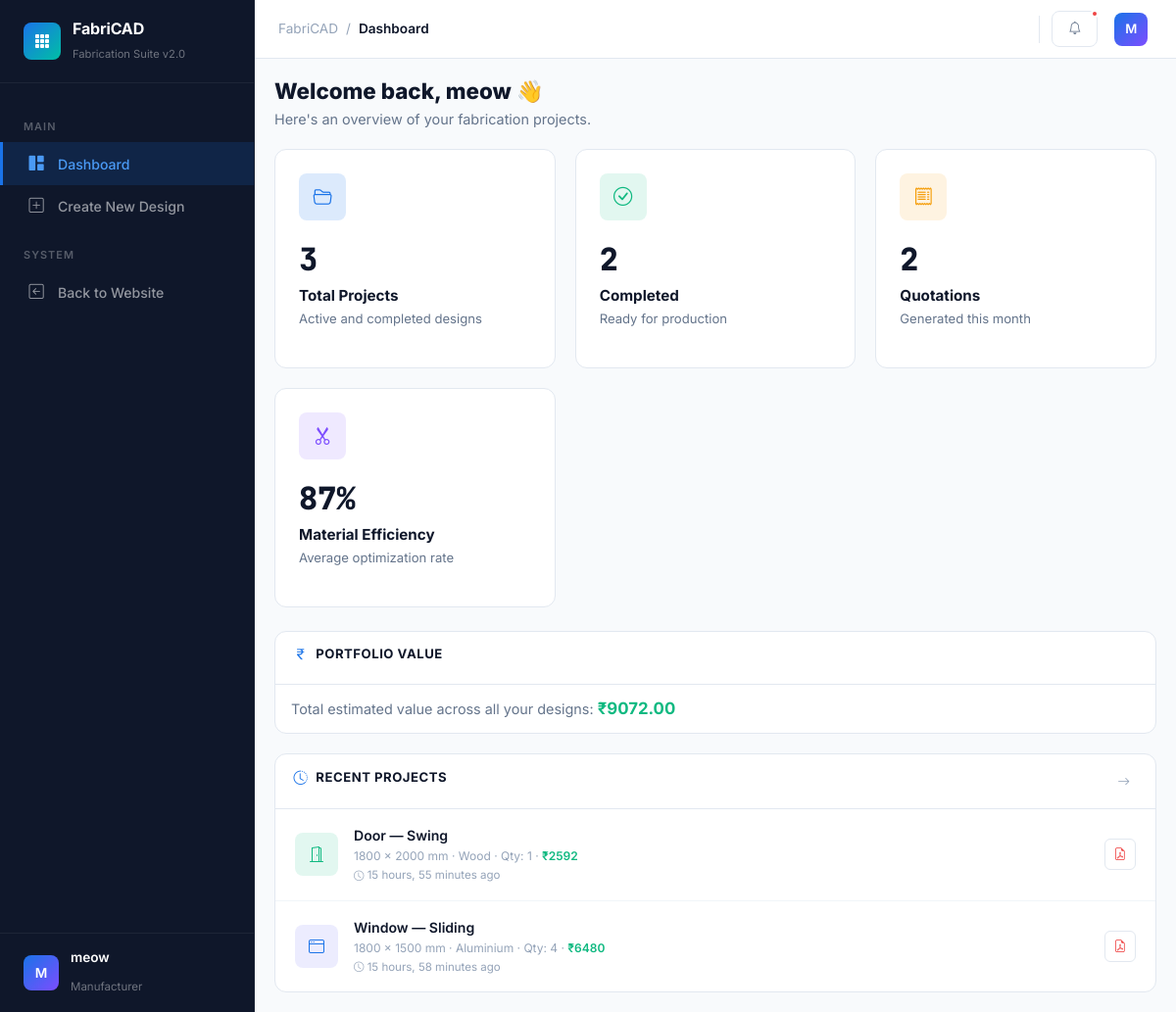
The page /dashboard/ (signed in) on the database as committed earlier.
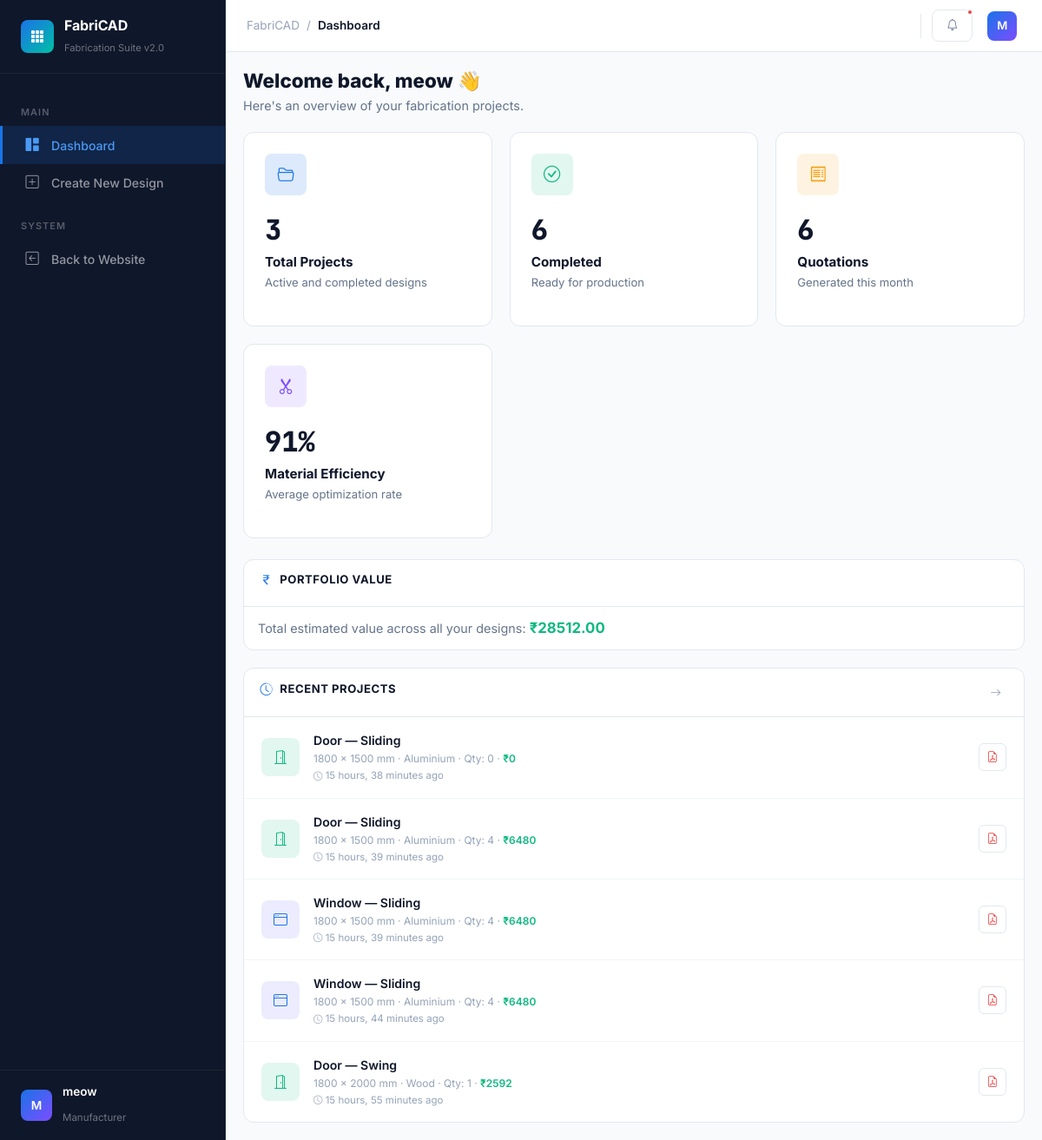
The same page on the database as committed later.
### accounts/models.py (models this page shows, shortened)
class Design(models.Model):
    user = models.ForeignKey(settings.AUTH_USER_MODEL, on_delete=models.CASCADE)
    type = models.CharField(max_length=50)
    typology = models.CharField(max_length=50)
    width = models.FloatField()
    height = models.FloatField()
    quantity = models.IntegerField()
    material = models.CharField(max_length=50)
    total_cost = models.FloatField(default=0.0)
    created_at = models.DateTimeField(auto_now_add=True)

### accounts/views.py (the view)
# urls.py: path('dashboard/',      views.dashboard_view,       name='dashboard'),
@login_required
def dashboard_view(request):
    from .models import Design
    from django.utils import timezone
    from django.db.models import Sum
    user_designs = Design.objects.filter(user=request.user)
    total_projects  = user_designs.count()
    completed       = total_projects
    now = timezone.now()
    quotations_month = user_designs.filter(
        created_at__year=now.year, created_at__month=now.month
    ).count()
    efficiency = 0 if total_projects == 0 else min(85 + total_projects, 97)
    recent_designs = user_designs.order_by('-created_at')[:5]
    total_value = user_designs.aggregate(tv=Sum('total_cost'))['tv'] or 0
    designs = user_designs.order_by('-created_at')
    boq_data     = []
    cutting_data = []
    for d in designs:
        W, H, qty = d.width, d.height, d.quantity
        gW = W - 80;  gH = H - 80
        cost = calculate_cost(W, H, qty, d.material)
        boq_data.append({
            'design': d,
            'rows': [
                {'component': 'Outer Frame – Top Rail',    'dim': f'{W:.0f} × 60 mm',    'qty': qty, 'est': f'{W/1000:.2f} m'},
                {'component': 'Outer Frame – Bottom Rail', 'dim': f'{W:.0f} × 60 mm',    'qty': qty, 'est': f'{W/1000:.2f} m'},
                {'component': 'Outer Frame – Left Jamb',   'dim': f'{H:.0f} × 60 mm',    'qty': qty, 'est': f'{H/1000:.2f} m'},
                {'component': 'Outer Frame – Right Jamb',  'dim': f'{H:.0f} × 60 mm',    'qty': qty, 'est': f'{H/1000:.2f} m'},
                {'component': 'Glass Panel',               'dim': f'{gW:.0f} × {gH:.0f} mm', 'qty': qty, 'est': f'{(gW*gH/1e6):.4f} m²'},
                {'component': f'Frame Material ({d.material.capitalize()})', 'dim': f'{W:.0f} × {H:.0f} mm', 'qty': qty, 'est': f'{cost["area"]:.4f} m²'},
            ]
        })
        cutting_data.append({
            'design': d,
            'rows': [
                {'profile': 'Outer Frame – Top/Bottom Rail', 'stock': 6500, 'cut': f'{W:.0f}', 'pieces': qty * 2},
                {'profile': 'Outer Frame – Left/Right Jamb', 'stock': 6500, 'cut': f'{H:.0f}', 'pieces': qty * 2},
                {'profile': 'Sash – Horizontal',             'stock': 6000, 'cut': f'{gW:.0f}','pieces': qty * 2},
                {'profile': 'Sash – Vertical',               'stock': 6000, 'cut': f'{gH:.0f}','pieces': qty * 2},
            ]
        })
    context = {
        'designs':          designs,
        'recent_designs':   recent_designs,
        'total_projects':   total_projects,
        'completed':        completed,
        'quotations_month': quotations_month,
        'efficiency':       efficiency,
        'total_value':      round(total_value, 2),
        'boq_data':         boq_data,
        'cutting_data':     cutting_data,
    }
    return render(request, 'dashboard.html', context)

### accounts/views.py (called while the page is built)
def calculate_cost(width, height, quantity, material):
    area       = (width / 1000) * (height / 1000)   # convert mm → m²
    rate       = MATERIAL_RATES.get(material.lower(), 500)
    base_cost  = area * rate * quantity
    production = base_cost * 0.10
    labor      = base_cost * 0.10
    total      = base_cost + production + labor
    return {
        'area':       round(area, 4),
        'rate':       rate,
        'base_cost':  round(base_cost, 2),
        'production': round(production, 2),
        'labor':      round(labor, 2),
        'total':      round(total, 2),
    }

### templates/dashboard.html (shortened to what this page needs)
{% load static %}
<!DOCTYPE html>
<html lang="en">
<head>
  <link href="https://cdn.jsdelivr.net/npm/bootstrap@5.3.3/dist/css/bootstrap.min.css" rel="stylesheet">
  <link href="https://cdn.jsdelivr.net/npm/bootstrap-icons@1.11.3/font/bootstrap-icons.min.css" rel="stylesheet">
  <link rel="stylesheet" href="{% static 'css/dashboard.css' %}">
</head>
<body>
  <aside class="sidebar" id="sidebar">
    <div class="sidebar-brand">
      <div class="sidebar-brand-icon">
        <i class="bi bi-grid-3x3-gap-fill"></i>
      </div>
      <div>
        <h5>FabriCAD</h5>
        <span>Fabrication Suite v2.0</span>
      </div>
    </div>
    <nav class="sidebar-menu">
      <div class="sidebar-menu-label">Main</div>
      <a class="sidebar-link active" data-view="dashboard" id="navDashboard">
        <i class="bi bi-grid-1x2-fill"></i> Dashboard
      </a>
      <a class="sidebar-link" data-view="workspace" id="navCreateDesign">
        <i class="bi bi-plus-square"></i> Create New Design
      </a>
      <div class="sidebar-menu-label">System</div>
      <a class="sidebar-link" href="{% url 'landing' %}" id="navBackToSite">
        <i class="bi bi-arrow-left-square"></i> Back to Website
      </a>
    </nav>
    <div class="sidebar-footer">
      <div class="sidebar-user">
        <div class="sidebar-user-avatar" id="sidebarUserInitials">{{ user.first_name|default:user.username|slice:":1"|upper }}</div>
        <div class="sidebar-user-info">
          <h6 id="sidebarUserName">{{ user.first_name|default:user.username }}</h6>
          <span id="sidebarUserCompany">Manufacturer</span>
        </div>
      </div>
    </div>
  </aside>
  <header class="topbar">
    <div class="topbar-left">
      <div class="topbar-breadcrumb">
        <a href="#">FabriCAD</a>
        <span>/</span>
        <span class="current" id="topbarTitle">Dashboard</span>
      </div>
    </div>
    <div class="topbar-right">
      <div class="dropdown">
        <button class="topbar-btn notification-dot" id="btnNotifications" data-bs-toggle="dropdown"
          aria-expanded="false">
          <i class="bi bi-bell"></i>
        </button>
      </div>
      <div class="topbar-user" id="btnProfile">
        <div class="topbar-user-avatar" id="topbarUserInitials">{{ user.first_name|default:user.username|slice:":1"|upper }}</div>
      </div>
    </div>
  </header>
  <main class="main-content">
    <div class="view-section active" id="viewDashboard">
      <div style="margin-bottom:1.25rem;">
        <h4 style="font-weight:800;font-size:1.4rem;margin-bottom:0.25rem;">Welcome back, {{ user.first_name|default:user.username }} 👋</h4>
        <p style="color:var(--text-secondary);font-size:0.9rem;">Here's an overview of your fabrication projects.</p>
      </div>
      <div class="dashboard-grid" style="margin-bottom:1.5rem;">
        <div class="dash-card">
          <div class="dash-card-icon blue"><i class="bi bi-folder2-open"></i></div>
          <div class="dash-stat" id="dashStatTotal">{{ total_projects }}</div>
          <h5>Total Projects</h5>
          <p>Active and completed designs</p>
        </div>
        <div class="dash-card">
          <div class="dash-card-icon green"><i class="bi bi-check-circle"></i></div>
          <div class="dash-stat">{{ completed }}</div>
          <h5>Completed</h5>
          <p>Ready for production</p>
        </div>
        <div class="dash-card">
          <div class="dash-card-icon orange"><i class="bi bi-receipt"></i></div>
          <div class="dash-stat">{{ quotations_month }}</div>
          <h5>Quotations</h5>
          <p>Generated this month</p>
        </div>
        <div class="dash-card">
          <div class="dash-card-icon purple"><i class="bi bi-scissors"></i></div>
          <div class="dash-stat">{{ efficiency }}%</div>
          <h5>Material Efficiency</h5>
          <p>Average optimization rate</p>
        </div>
      </div>
      {% if total_projects > 0 %}
      <div class="panel" style="margin-bottom:1.25rem;">
        <div class="panel-header">
          <h6><i class="bi bi-currency-rupee"></i> Portfolio Value</h6>
        </div>
        <div class="panel-body" style="padding:0.75rem 1rem;">
          <p style="margin:0;font-size:0.9rem;color:var(--text-secondary);">
            Total estimated value across all your designs:
            <strong style="color:var(--success);font-size:1.05rem;">
              ₹{{ total_value|floatformat:2 }}
            </strong>
          </p>
        </div>
      </div>
      {% endif %}
      <div class="panel">
        <div class="panel-header">
          <h6><i class="bi bi-clock-history"></i> Recent Projects</h6>
          <button class="panel-action-btn" title="View all" onclick="switchView('projects')"><i
              class="bi bi-arrow-right"></i></button>
        </div>
        <div class="panel-body" style="padding:0;">
          {% if recent_designs %}
          {% for d in recent_designs %}
          <div class="project-list-item">
            <div class="project-info" style="flex:1;">
              <div class="project-thumb"
                style="background:{% if d.type == 'door' %}rgba(16,185,129,0.12){% else %}rgba(99,102,241,0.12){% endif %};color:{% if d.type == 'door' %}var(--success){% else %}var(--primary){% endif %};">
                <i class="bi {% if d.type == 'door' %}bi-door-open{% else %}bi-window{% endif %}"></i>
              </div>
              <div>
                <div class="project-name">{{ d.type|capfirst }} — {{ d.typology|title }}</div>
                <div class="project-meta">
                  {{ d.width|floatformat:0 }} × {{ d.height|floatformat:0 }} mm &middot;
                  {{ d.material|capfirst }} &middot;
                  Qty: {{ d.quantity }} &middot;
                  <span style="color:var(--success);font-weight:600;">₹{{ d.total_cost|floatformat:0 }}</span>
                </div>
                <div class="project-meta" style="margin-top:2px;font-size:0.72rem;">
                  <i class="bi bi-clock" style="font-size:0.65rem;"></i> {{ d.created_at|timesince }} ago
                </div>
              </div>
            </div>
            <div class="project-actions">
              <a href="{% url 'export_pdf' d.id %}" class="project-action-btn" title="Download PDF"
                style="text-decoration:none;">
                <i class="bi bi-file-earmark-pdf" style="color:#ef4444;"></i>
              </a>
            </div>
          </div>
          {% endfor %}
          {% else %}
          <div style="padding:2.5rem;text-align:center;color:var(--text-muted);">
            <i class="bi bi-inbox" style="font-size:2.5rem;display:block;margin-bottom:0.75rem;opacity:0.35;"></i>
            <p style="font-size:0.9rem;margin:0;">No projects yet. Go to <strong>Create New Design</strong> to get
              started!</p>
          </div>
          {% endif %}
        </div>
      </div>
    </div>
  </main>
</body>
</html>

Rows that differ between the two databases and show on the page:
no longer on this page (row unchanged): Design: type "Window", typology "Sliding", width "1800", height "1500", material "Aluminium", quantity "4", total_cost "6480", created_at "15 hours, 58 minutes"
added Design: type "Door", typology "Sliding", width "1800", height "1500", material "Aluminium", quantity "0", total_cost "0", created_at "15 hours, 38 minutes"
added Design: type "Door", typology "Sliding", width "1800", height "1500", material "Aluminium", quantity "4", total_cost "6480", created_at "15 hours, 39 minutes"
added Design: type "Window", typology "Sliding", width "1800", height "1500", material "Aluminium", quantity "4", total_cost "6480", created_at "15 hours, 39 minutes"
added Design: type "Window", typology "Sliding", width "1800", height "1500", material "Aluminium", quantity "4", total_cost "6480", created_at "15 hours, 44 minutes"
Other text that changed with them:
{{ completed }}: "2" → "6"
{{ quotations_month }}: "2" → "6"
{{ efficiency }}: "87" → "91"
{{ total_value|floatformat:2 }}: "9072.00" → "28512.00"
